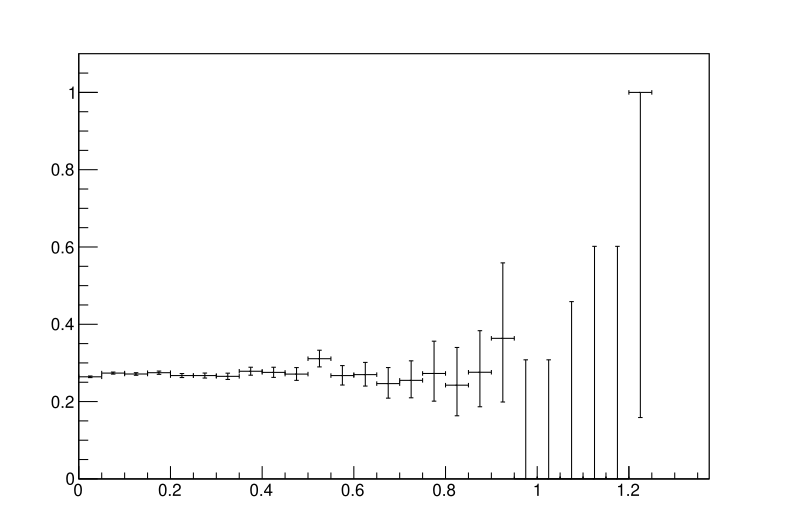

Recreate this plot in Python.
import ROOT


datafileNo = ROOT.TFile("MC_Xic0_2015_prompt.root")
datatreeNo = datafileNo.Get("DecayTree")

datafileYes = ROOT.TFile("MC_Xic0_2015_filtered.root")
datatreeYes = datafileYes.Get("DecayTree")


htotal = ROOT.TH1F('htotal','',100, -1.,4.)
datatreeNo.Draw('Xc_TAU*1000. >> htotal')

hselected = ROOT.TH1F('hselected','',100,-1.,4.)
datatreeYes.Draw('Xc_TAU*1000. >> hselected')

heff = ROOT.TEfficiency(hselected,htotal)

heff.Draw('AP')
